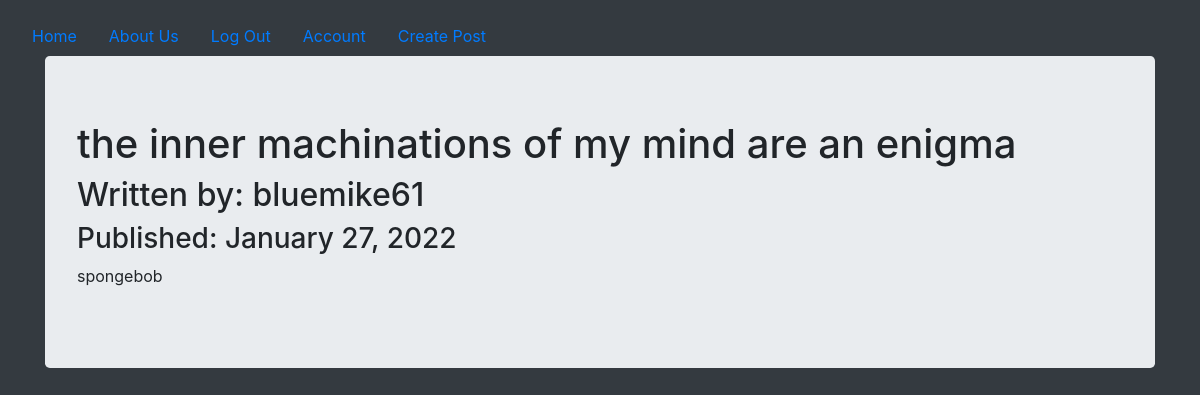
/7 (signed in), run on the app's committed database.
### puppycompanyblog/models.py (models this page shows, shortened)
class BlogPost(db.Model):
    users = db.relationship(User)
    id = db.Column(db.Integer, primary_key=True)
    user_id = db.Column(db.Integer, db.ForeignKey('users.id'), nullable=False)
    date = db.Column(db.DateTime, nullable=False, default=datetime.utcnow)
    title = db.Column(db.String(140), nullable=False)
    text = db.Column(db.Text, nullable=False)

class User(db.Model, UserMixin):
    __tablename__ = 'users'
    id = db.Column(db.Integer, primary_key = True)
    profile_image = db.Column(db.String(20), nullable=False, default='default_profile.png')
    email = db.Column(db.String(64), unique=True, index=True)
    username = db.Column(db.String(64), unique=True, index=True)
    password_hash = db.Column(db.String(128))
    posts = db.relationship('BlogPost', backref='author', lazy=True)

### puppycompanyblog/users/views.py (the view)
@users.route("/<username>")
def user_posts(username):
    page = request.args.get('page', 1, type=int)
    user = User.query.filter_by(username=username).first_or_404()
    blog_posts = BlogPost.query.filter_by(author=user).order_by(BlogPost.date.desc()).paginate(page=page, per_page=5)
    return render_template('user_blog_posts.html', blog_posts=blog_posts, user=user)

### puppycompanyblog/blog_posts/views.py (called while the page is built)
@blog_posts.route('/<int:blog_post_id>')
def blog_post(blog_post_id):
    blog_post = BlogPost.query.get_or_404(blog_post_id)
    return render_template('blog_post.html',title=blog_post.title,
                            date=blog_post.date,post=blog_post
    )

### puppycompanyblog/models.py (called while the page is built)
@login_manager.user_loader
def load_user(user_id):
    return User.query.get(user_id)

### puppycompanyblog/templates/blog_post.html (shortened to what this page needs)
{% extends "base.html" %}
{% block content %}
<div class="jumbotron">
  <h1>{{ post.title }}</h1>
  <h2>Written by: {{post.author.username}}</h2>
  <h3>Published: {{ post.date.strftime('%B %d, %Y') }}</h3>
  <p>{{post.text}}</p>
</div>
{% endblock content %}

### data on the page
BlogPost: title "the inner machinations of my mind are an enigma", date "January 27, 2022", text "spongebob"
User: author.username "bluemike61"
